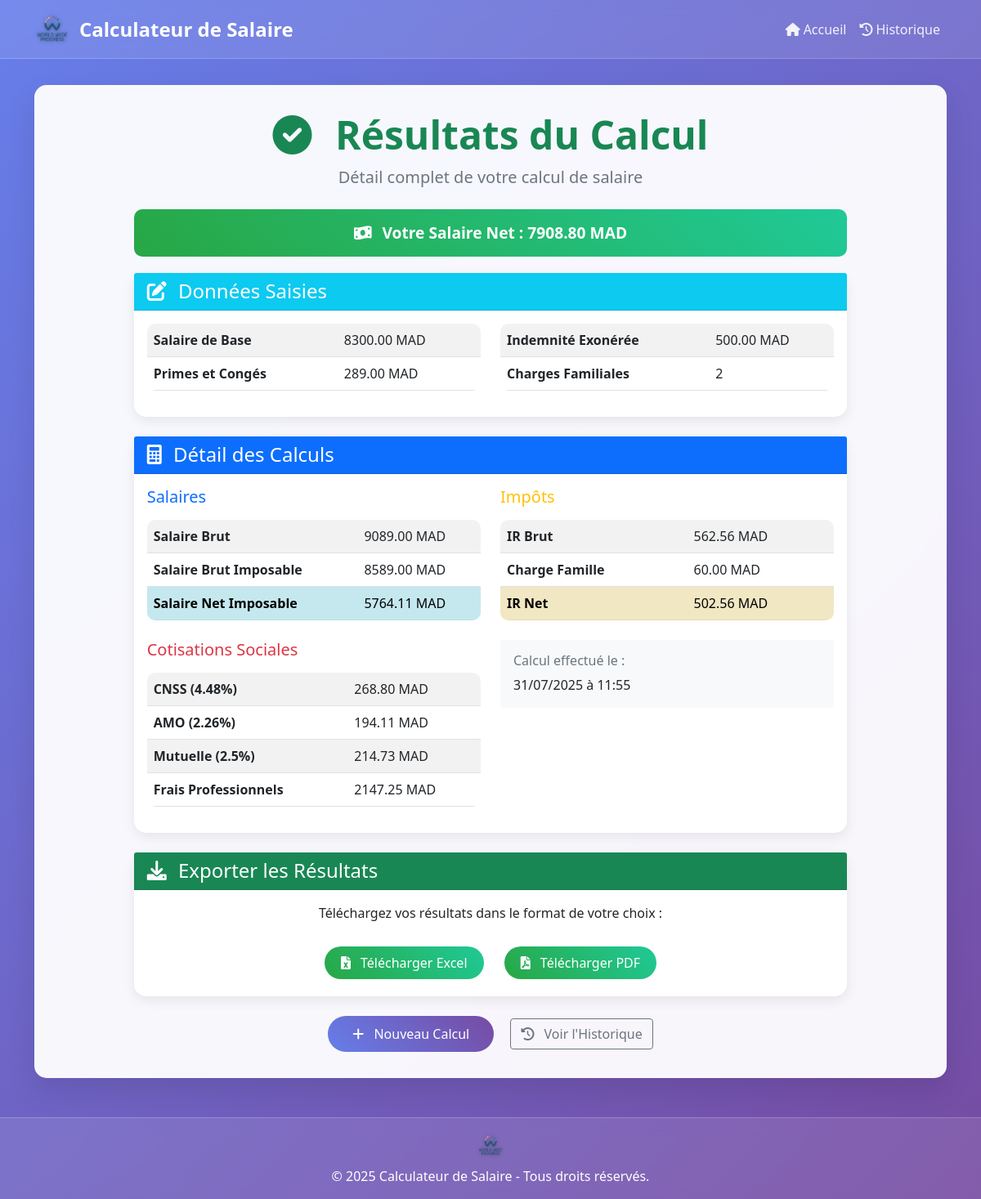
Page /result/4/ on the committed database.
### calculator/models.py (models this page shows, shortened)
class SalaryCalculation(models.Model):
    salaire_base = models.FloatField()
    primes_conges = models.FloatField()
    indemnite_exoneree = models.FloatField()
    nb_charge_familiale = models.IntegerField()
    salaire_brut = models.FloatField()
    salaire_brut_imposable = models.FloatField()
    cnss = models.FloatField()
    amo = models.FloatField()
    mutuelle = models.FloatField()
    frais_professionnels = models.FloatField()
    salaire_net_imposable = models.FloatField()
    ir_brut = models.FloatField()
    charge_famille = models.FloatField()
    ir_net = models.FloatField()
    salaire_net = models.FloatField()
    created_at = models.DateTimeField(default=timezone.now)
    class Meta:
        ordering = ['-created_at']

### calculator/views.py (the view)
# urls.py: path('result/<int:calculation_id>/', views.result, name='result'),
def result(request, calculation_id):
    try:
        calculation = SalaryCalculation.objects.get(id=calculation_id)
        return render(request, 'calculator/result.html', {'calculation': calculation})
    except SalaryCalculation.DoesNotExist:
        messages.error(request, 'Calcul non trouvé.')
        return redirect('home')

### templates/calculator/result.html (shortened to what this page needs)
{% extends 'base.html' %}
{% block content %}
<div class="row justify-content-center">
    <div class="col-lg-10">
        <div class="text-center mb-4">
            <h1 class="display-5 fw-bold text-success">
                <i class="fas fa-check-circle me-3"></i>
                Résultats du Calcul
            </h1>
            <p class="lead text-muted">Détail complet de votre calcul de salaire</p>
        </div>
        <div class="result-highlight">
            <i class="fas fa-money-bill-wave me-2"></i>
            Votre Salaire Net : {{ calculation.salaire_net|floatformat:2 }} MAD
        </div>
        <div class="card mb-4">
            <div class="card-header bg-info text-white">
                <h4 class="mb-0">
                    <i class="fas fa-edit me-2"></i>
                    Données Saisies
                </h4>
            </div>
            <div class="card-body">
                <div class="row">
                    <div class="col-md-6">
                        <table class="table table-striped">
                            <tr>
                                <td><strong>Salaire de Base</strong></td>
                                <td>{{ calculation.salaire_base|floatformat:2 }} MAD</td>
                            </tr>
                            <tr>
                                <td><strong>Primes et Congés</strong></td>
                                <td>{{ calculation.primes_conges|floatformat:2 }} MAD</td>
                            </tr>
                        </table>
                    </div>
                    <div class="col-md-6">
                        <table class="table table-striped">
                            <tr>
                                <td><strong>Indemnité Exonérée</strong></td>
                                <td>{{ calculation.indemnite_exoneree|floatformat:2 }} MAD</td>
                            </tr>
                            <tr>
                                <td><strong>Charges Familiales</strong></td>
                                <td>{{ calculation.nb_charge_familiale }}</td>
                            </tr>
                        </table>
                    </div>
                </div>
            </div>
        </div>
        <div class="card mb-4">
            <div class="card-header bg-primary text-white">
                <h4 class="mb-0">
                    <i class="fas fa-calculator me-2"></i>
                    Détail des Calculs
                </h4>
            </div>
            <div class="card-body">
                <div class="row">
                    <div class="col-md-6">
                        <h5 class="text-primary mb-3">Salaires</h5>
                        <table class="table table-striped">
                            <tr>
                                <td><strong>Salaire Brut</strong></td>
                                <td>{{ calculation.salaire_brut|floatformat:2 }} MAD</td>
                            </tr>
                            <tr>
                                <td><strong>Salaire Brut Imposable</strong></td>
                                <td>{{ calculation.salaire_brut_imposable|floatformat:2 }} MAD</td>
                            </tr>
                            <tr class="table-info">
                                <td><strong>Salaire Net Imposable</strong></td>
                                <td>{{ calculation.salaire_net_imposable|floatformat:2 }} MAD</td>
                            </tr>
                        </table>
                        <h5 class="text-danger mb-3 mt-4">Cotisations Sociales</h5>
                        <table class="table table-striped">
                            <tr>
                                <td><strong>CNSS (4.48%)</strong></td>
                                <td>{{ calculation.cnss|floatformat:2 }} MAD</td>
                            </tr>
                            <tr>
                                <td><strong>AMO (2.26%)</strong></td>
                                <td>{{ calculation.amo|floatformat:2 }} MAD</td>
                            </tr>
                            <tr>
                                <td><strong>Mutuelle (2.5%)</strong></td>
                                <td>{{ calculation.mutuelle|floatformat:2 }} MAD</td>
                            </tr>
                            <tr>
                                <td><strong>Frais Professionnels</strong></td>
                                <td>{{ calculation.frais_professionnels|floatformat:2 }} MAD</td>
                            </tr>
                        </table>
                    </div>
                    <div class="col-md-6">
                        <h5 class="text-warning mb-3">Impôts</h5>
                        <table class="table table-striped">
                            <tr>
                                <td><strong>IR Brut</strong></td>
                                <td>{{ calculation.ir_brut|floatformat:2 }} MAD</td>
                            </tr>
                            <tr>
                                <td><strong>Charge Famille</strong></td>
                                <td>{{ calculation.charge_famille|floatformat:2 }} MAD</td>
                            </tr>
                            <tr class="table-warning">
                                <td><strong>IR Net</strong></td>
                                <td>{{ calculation.ir_net|floatformat:2 }} MAD</td>
                            </tr>
                        </table>
                        <div class="mt-4 p-3 bg-light rounded">
                            <h6 class="text-muted">Calcul effectué le :</h6>
                            <p class="mb-0">{{ calculation.created_at|date:"d/m/Y à H:i" }}</p>
                        </div>
                    </div>
                </div>
            </div>
        </div>
        <div class="card">
            <div class="card-header bg-success text-white">
                <h4 class="mb-0">
                    <i class="fas fa-download me-2"></i>
                    Exporter les Résultats
                </h4>
            </div>
            <div class="card-body text-center">
                <p class="mb-4">Téléchargez vos résultats dans le format de votre choix :</p>
                <a href="{% url 'export_excel' calculation.id %}" class="btn-download me-3">
                    <i class="fas fa-file-excel me-2"></i>
                    Télécharger Excel
                </a>
                <a href="{% url 'export_pdf' calculation.id %}" class="btn-download">
                    <i class="fas fa-file-pdf me-2"></i>
                    Télécharger PDF
                </a>
            </div>
        </div>
        <div class="text-center mt-4">
            <a href="{% url 'home' %}" class="btn btn-primary me-3">
                <i class="fas fa-plus me-2"></i>
                Nouveau Calcul
            </a>
            <a href="{% url 'history' %}" class="btn btn-outline-secondary">
                <i class="fas fa-history me-2"></i>
                Voir l'Historique
            </a>
        </div>
    </div>
</div>
{% endblock %}

### templates/base.html (style rules this page uses)
body { background: linear-gradient(135deg, #667eea 0%, #764ba2 100%); min-height: 100vh; font-family: 'Segoe UI', Tahoma, Geneva, Verdana, sans-serif; }
.btn-primary { background: linear-gradient(45deg, #667eea, #764ba2); border: none; border-radius: 25px; padding: 10px 30px; transition: all 0.3s ease; }
.card { border: none; border-radius: 15px; box-shadow: 0 5px 15px rgba(0, 0, 0, 0.08); transition: all 0.3s ease; }
.table { border-radius: 10px; overflow: hidden; }
.btn-download { background: linear-gradient(45deg, #28a745, #20c997); border: none; border-radius: 20px; padding: 8px 20px; color: white; text-decoration: none; transition: all 0.3s ease; display: inline-block; margin: 5px; }
.result-highlight { background: linear-gradient(45deg, #28a745, #20c997); color: white; padding: 15px; border-radius: 10px; text-align: center; font-size: 1.2rem; font-weight: bold; margin: 20px 0; }

### rows in the picture
SalaryCalculation: salaire_net "7908.80", salaire_base "8300.00", primes_conges "289.00", indemnite_exoneree "500.00", nb_charge_familiale "2", salaire_brut "9089.00", salaire_brut_imposable "8589.00", salaire_net_imposable "5764.11", cnss "268.80", amo "194.11", mutuelle "214.73", frais_professionnels "2147.25", ir_brut "562.56", charge_famille "60.00", ir_net "502.56", created_at "31/07/2025 à 11:55"
